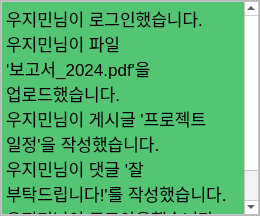
<?xml version="1.0" encoding="UTF-8"?>
<ui version="4.0">
 <class>Form</class>
 <widget class="QWidget" name="Form">
  <property name="geometry">
   <rect>
    <x>0</x>
    <y>0</y>
    <width>260</width>
    <height>216</height>
   </rect>
  </property>
  <property name="windowTitle">
   <string>Form</string>
  </property>
  <layout class="QHBoxLayout" name="horizontalLayout">
   <property name="spacing">
    <number>0</number>
   </property>
   <property name="leftMargin">
    <number>0</number>
   </property>
   <property name="topMargin">
    <number>0</number>
   </property>
   <property name="rightMargin">
    <number>0</number>
   </property>
   <property name="bottomMargin">
    <number>0</number>
   </property>
   <item>
    <widget class="QScrollArea" name="scrollArea">
     <property name="widgetResizable">
      <bool>true</bool>
     </property>
     <widget class="QWidget" name="scrollAreaWidgetContents_2">
      <property name="geometry">
       <rect>
        <x>0</x>
        <y>0</y>
        <width>258</width>
        <height>214</height>
       </rect>
      </property>
      <layout class="QHBoxLayout" name="horizontalLayout_3">
       <property name="leftMargin">
        <number>0</number>
       </property>
       <property name="topMargin">
        <number>0</number>
       </property>
       <property name="rightMargin">
        <number>0</number>
       </property>
       <property name="bottomMargin">
        <number>0</number>
       </property>
       <item>
        <widget class="QTextEdit" name="textEdit_2">
         <property name="palette">
          <palette>
           <active>
            <colorrole role="WindowText">
             <brush brushstyle="SolidPattern">
              <color alpha="255">
               <red>0</red>
               <green>0</green>
               <blue>0</blue>
              </color>
             </brush>
            </colorrole>
            <colorrole role="Button">
             <brush brushstyle="SolidPattern">
              <color alpha="255">
               <red>255</red>
               <green>255</green>
               <blue>255</blue>
              </color>
             </brush>
            </colorrole>
            <colorrole role="Light">
             <brush brushstyle="SolidPattern">
              <color alpha="255">
               <red>255</red>
               <green>255</green>
               <blue>255</blue>
              </color>
             </brush>
            </colorrole>
            <colorrole role="Midlight">
             <brush brushstyle="SolidPattern">
              <color alpha="255">
               <red>255</red>
               <green>255</green>
               <blue>255</blue>
              </color>
             </brush>
            </colorrole>
            <colorrole role="Dark">
             <brush brushstyle="SolidPattern">
              <color alpha="255">
               <red>127</red>
               <green>127</green>
               <blue>127</blue>
              </color>
             </brush>
            </colorrole>
            <colorrole role="Mid">
             <brush brushstyle="SolidPattern">
              <color alpha="255">
               <red>170</red>
               <green>170</green>
               <blue>170</blue>
              </color>
             </brush>
            </colorrole>
            <colorrole role="Text">
             <brush brushstyle="SolidPattern">
              <color alpha="255">
               <red>0</red>
               <green>0</green>
               <blue>0</blue>
              </color>
             </brush>
            </colorrole>
            <colorrole role="BrightText">
             <brush brushstyle="SolidPattern">
              <color alpha="255">
               <red>255</red>
               <green>255</green>
               <blue>255</blue>
              </color>
             </brush>
            </colorrole>
            <colorrole role="ButtonText">
             <brush brushstyle="SolidPattern">
              <color alpha="255">
               <red>0</red>
               <green>0</green>
               <blue>0</blue>
              </color>
             </brush>
            </colorrole>
            <colorrole role="Base">
             <brush brushstyle="SolidPattern">
              <color alpha="255">
               <red>84</red>
               <green>198</green>
               <blue>115</blue>
              </color>
             </brush>
            </colorrole>
            <colorrole role="Window">
             <brush brushstyle="SolidPattern">
              <color alpha="255">
               <red>255</red>
               <green>255</green>
               <blue>255</blue>
              </color>
             </brush>
            </colorrole>
            <colorrole role="Shadow">
             <brush brushstyle="SolidPattern">
              <color alpha="255">
               <red>0</red>
               <green>0</green>
               <blue>0</blue>
              </color>
             </brush>
            </colorrole>
            <colorrole role="AlternateBase">
             <brush brushstyle="SolidPattern">
              <color alpha="255">
               <red>255</red>
               <green>255</green>
               <blue>255</blue>
              </color>
             </brush>
            </colorrole>
            <colorrole role="ToolTipBase">
             <brush brushstyle="SolidPattern">
              <color alpha="255">
               <red>255</red>
               <green>255</green>
               <blue>220</blue>
              </color>
             </brush>
            </colorrole>
            <colorrole role="ToolTipText">
             <brush brushstyle="SolidPattern">
              <color alpha="255">
               <red>0</red>
               <green>0</green>
               <blue>0</blue>
              </color>
             </brush>
            </colorrole>
           </active>
           <inactive>
            <colorrole role="WindowText">
             <brush brushstyle="SolidPattern">
              <color alpha="255">
               <red>0</red>
               <green>0</green>
               <blue>0</blue>
              </color>
             </brush>
            </colorrole>
            <colorrole role="Button">
             <brush brushstyle="SolidPattern">
              <color alpha="255">
               <red>255</red>
               <green>255</green>
               <blue>255</blue>
              </color>
             </brush>
            </colorrole>
            <colorrole role="Light">
             <brush brushstyle="SolidPattern">
              <color alpha="255">
               <red>255</red>
               <green>255</green>
               <blue>255</blue>
              </color>
             </brush>
            </colorrole>
            <colorrole role="Midlight">
             <brush brushstyle="SolidPattern">
              <color alpha="255">
               <red>255</red>
               <green>255</green>
               <blue>255</blue>
              </color>
             </brush>
            </colorrole>
            <colorrole role="Dark">
             <brush brushstyle="SolidPattern">
              <color alpha="255">
               <red>127</red>
               <green>127</green>
               <blue>127</blue>
              </color>
             </brush>
            </colorrole>
            <colorrole role="Mid">
             <brush brushstyle="SolidPattern">
              <color alpha="255">
               <red>170</red>
               <green>170</green>
               <blue>170</blue>
              </color>
             </brush>
            </colorrole>
            <colorrole role="Text">
             <brush brushstyle="SolidPattern">
              <color alpha="255">
               <red>0</red>
               <green>0</green>
               <blue>0</blue>
              </color>
             </brush>
            </colorrole>
            <colorrole role="BrightText">
             <brush brushstyle="SolidPattern">
              <color alpha="255">
               <red>255</red>
               <green>255</green>
               <blue>255</blue>
              </color>
             </brush>
            </colorrole>
            <colorrole role="ButtonText">
             <brush brushstyle="SolidPattern">
              <color alpha="255">
               <red>0</red>
               <green>0</green>
               <blue>0</blue>
              </color>
             </brush>
            </colorrole>
            <colorrole role="Base">
             <brush brushstyle="SolidPattern">
              <color alpha="255">
               <red>84</red>
               <green>198</green>
               <blue>115</blue>
              </color>
             </brush>
            </colorrole>
            <colorrole role="Window">
             <brush brushstyle="SolidPattern">
              <color alpha="255">
               <red>255</red>
               <green>255</green>
               <blue>255</blue>
              </color>
             </brush>
            </colorrole>
            <colorrole role="Shadow">
             <brush brushstyle="SolidPattern">
              <color alpha="255">
               <red>0</red>
               <green>0</green>
               <blue>0</blue>
              </color>
             </brush>
            </colorrole>
            <colorrole role="AlternateBase">
             <brush brushstyle="SolidPattern">
              <color alpha="255">
               <red>255</red>
               <green>255</green>
               <blue>255</blue>
              </color>
             </brush>
            </colorrole>
            <colorrole role="ToolTipBase">
             <brush brushstyle="SolidPattern">
              <color alpha="255">
               <red>255</red>
               <green>255</green>
               <blue>220</blue>
              </color>
             </brush>
            </colorrole>
            <colorrole role="ToolTipText">
             <brush brushstyle="SolidPattern">
              <color alpha="255">
               <red>0</red>
               <green>0</green>
               <blue>0</blue>
              </color>
             </brush>
            </colorrole>
           </inactive>
           <disabled>
            <colorrole role="WindowText">
             <brush brushstyle="SolidPattern">
              <color alpha="255">
               <red>127</red>
               <green>127</green>
               <blue>127</blue>
              </color>
             </brush>
            </colorrole>
            <colorrole role="Button">
             <brush brushstyle="SolidPattern">
              <color alpha="255">
               <red>255</red>
               <green>255</green>
               <blue>255</blue>
              </color>
             </brush>
            </colorrole>
            <colorrole role="Light">
             <brush brushstyle="SolidPattern">
              <color alpha="255">
               <red>255</red>
               <green>255</green>
               <blue>255</blue>
              </color>
             </brush>
            </colorrole>
            <colorrole role="Midlight">
             <brush brushstyle="SolidPattern">
              <color alpha="255">
               <red>255</red>
               <green>255</green>
               <blue>255</blue>
              </color>
             </brush>
            </colorrole>
            <colorrole role="Dark">
             <brush brushstyle="SolidPattern">
              <color alpha="255">
               <red>127</red>
               <green>127</green>
               <blue>127</blue>
              </color>
             </brush>
            </colorrole>
            <colorrole role="Mid">
             <brush brushstyle="SolidPattern">
              <color alpha="255">
               <red>170</red>
               <green>170</green>
               <blue>170</blue>
              </color>
             </brush>
            </colorrole>
            <colorrole role="Text">
             <brush brushstyle="SolidPattern">
              <color alpha="255">
               <red>127</red>
               <green>127</green>
               <blue>127</blue>
              </color>
             </brush>
            </colorrole>
            <colorrole role="BrightText">
             <brush brushstyle="SolidPattern">
              <color alpha="255">
               <red>255</red>
               <green>255</green>
               <blue>255</blue>
              </color>
             </brush>
            </colorrole>
            <colorrole role="ButtonText">
             <brush brushstyle="SolidPattern">
              <color alpha="255">
               <red>127</red>
               <green>127</green>
               <blue>127</blue>
              </color>
             </brush>
            </colorrole>
            <colorrole role="Base">
             <brush brushstyle="SolidPattern">
              <color alpha="255">
               <red>255</red>
               <green>255</green>
               <blue>255</blue>
              </color>
             </brush>
            </colorrole>
            <colorrole role="Window">
             <brush brushstyle="SolidPattern">
              <color alpha="255">
               <red>255</red>
               <green>255</green>
               <blue>255</blue>
              </color>
             </brush>
            </colorrole>
            <colorrole role="Shadow">
             <brush brushstyle="SolidPattern">
              <color alpha="255">
               <red>0</red>
               <green>0</green>
               <blue>0</blue>
              </color>
             </brush>
            </colorrole>
            <colorrole role="AlternateBase">
             <brush brushstyle="SolidPattern">
              <color alpha="255">
               <red>255</red>
               <green>255</green>
               <blue>255</blue>
              </color>
             </brush>
            </colorrole>
            <colorrole role="ToolTipBase">
             <brush brushstyle="SolidPattern">
              <color alpha="255">
               <red>255</red>
               <green>255</green>
               <blue>220</blue>
              </color>
             </brush>
            </colorrole>
            <colorrole role="ToolTipText">
             <brush brushstyle="SolidPattern">
              <color alpha="255">
               <red>0</red>
               <green>0</green>
               <blue>0</blue>
              </color>
             </brush>
            </colorrole>
           </disabled>
          </palette>
         </property>
         <property name="html">
          <string>&lt;!DOCTYPE HTML PUBLIC &quot;-//W3C//DTD HTML 4.0//EN&quot; &quot;http://www.w3.org/TR/REC-html40/strict.dtd&quot;&gt;
&lt;html&gt;&lt;head&gt;&lt;meta name=&quot;qrichtext&quot; content=&quot;1&quot; /&gt;&lt;style type=&quot;text/css&quot;&gt;
p, li { white-space: pre-wrap; }
&lt;/style&gt;&lt;/head&gt;&lt;body style=&quot; font-family:'.AppleSystemUIFont'; font-size:13pt; font-weight:400; font-style:normal;&quot;&gt;
&lt;p style=&quot; margin-top:0px; margin-bottom:0px; margin-left:0px; margin-right:0px; -qt-block-indent:0; text-indent:0px;&quot;&gt;우지민님이 로그인했습니다.&lt;/p&gt;
&lt;p style=&quot; margin-top:0px; margin-bottom:0px; margin-left:0px; margin-right:0px; -qt-block-indent:0; text-indent:0px;&quot;&gt;우지민님이 파일 '보고서_2024.pdf'을 업로드했습니다.&lt;/p&gt;
&lt;p style=&quot; margin-top:0px; margin-bottom:0px; margin-left:0px; margin-right:0px; -qt-block-indent:0; text-indent:0px;&quot;&gt;우지민님이 게시글 '프로젝트 일정'을 작성했습니다.&lt;/p&gt;
&lt;p style=&quot; margin-top:0px; margin-bottom:0px; margin-left:0px; margin-right:0px; -qt-block-indent:0; text-indent:0px;&quot;&gt;우지민님이 댓글 '잘 부탁드립니다!'를 작성했습니다.&lt;/p&gt;
&lt;p style=&quot; margin-top:0px; margin-bottom:0px; margin-left:0px; margin-right:0px; -qt-block-indent:0; text-indent:0px;&quot;&gt;우지민님이 로그아웃했습니다.&lt;/p&gt;
&lt;p style=&quot;-qt-paragraph-type:empty; margin-top:0px; margin-bottom:0px; margin-left:0px; margin-right:0px; -qt-block-indent:0; text-indent:0px;&quot;&gt;&lt;br /&gt;&lt;/p&gt;&lt;/body&gt;&lt;/html&gt;</string>
         </property>
        </widget>
       </item>
      </layout>
     </widget>
    </widget>
   </item>
  </layout>
 </widget>
 <resources/>
 <connections/>
</ui>
